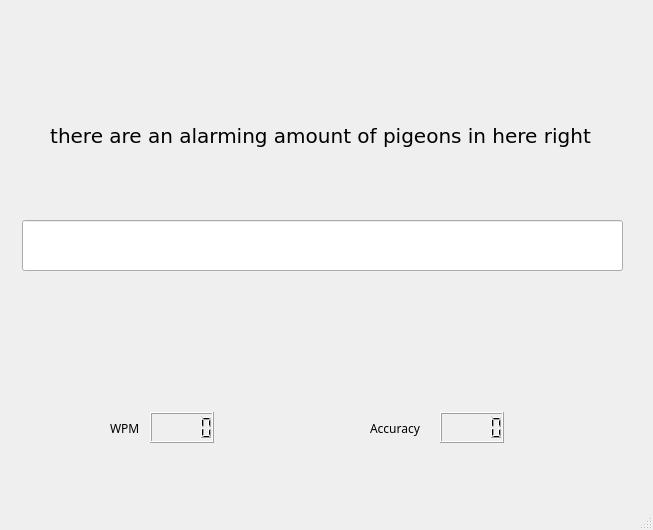
<?xml version="1.0" encoding="UTF-8"?>
<ui version="4.0">
 <class>MainWindow</class>
 <widget class="QMainWindow" name="MainWindow">
  <property name="geometry">
   <rect>
    <x>0</x>
    <y>0</y>
    <width>653</width>
    <height>530</height>
   </rect>
  </property>
  <property name="font">
   <font>
    <family>Minecraft</family>
   </font>
  </property>
  <property name="windowTitle">
   <string>MainWindow</string>
  </property>
  <widget class="QWidget" name="centralwidget">
   <widget class="QLabel" name="sentence_label">
    <property name="geometry">
     <rect>
      <x>10</x>
      <y>100</y>
      <width>621</width>
      <height>71</height>
     </rect>
    </property>
    <property name="font">
     <font>
      <family>DejaVu Sans</family>
      <pointsize>15</pointsize>
      <weight>50</weight>
      <italic>false</italic>
      <bold>false</bold>
      <underline>false</underline>
      <strikeout>false</strikeout>
      <kerning>true</kerning>
     </font>
    </property>
    <property name="text">
     <string>there are an alarming amount of pigeons in here right</string>
    </property>
    <property name="alignment">
     <set>Qt::AlignCenter</set>
    </property>
   </widget>
   <widget class="QLineEdit" name="lineEdit">
    <property name="geometry">
     <rect>
      <x>22</x>
      <y>220</y>
      <width>601</width>
      <height>51</height>
     </rect>
    </property>
    <property name="font">
     <font>
      <family>DejaVu Sans</family>
      <pointsize>10</pointsize>
     </font>
    </property>
   </widget>
   <widget class="QLCDNumber" name="lcdNumber_WPM">
    <property name="geometry">
     <rect>
      <x>150</x>
      <y>412</y>
      <width>64</width>
      <height>31</height>
     </rect>
    </property>
   </widget>
   <widget class="QLCDNumber" name="lcdNumber_Accuracy">
    <property name="geometry">
     <rect>
      <x>440</x>
      <y>412</y>
      <width>64</width>
      <height>31</height>
     </rect>
    </property>
   </widget>
   <widget class="QLabel" name="label">
    <property name="geometry">
     <rect>
      <x>110</x>
      <y>420</y>
      <width>31</width>
      <height>17</height>
     </rect>
    </property>
    <property name="text">
     <string>WPM</string>
    </property>
   </widget>
   <widget class="QLabel" name="label_2">
    <property name="geometry">
     <rect>
      <x>370</x>
      <y>420</y>
      <width>62</width>
      <height>17</height>
     </rect>
    </property>
    <property name="text">
     <string>Accuracy</string>
    </property>
   </widget>
  </widget>
  <widget class="QStatusBar" name="statusbar"/>
 </widget>
 <resources/>
 <connections/>
</ui>
